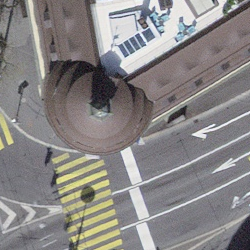
#> input picture imageViz/2665850_1211750.png, 250 x 250 px; its folder holds 4 pictures in this run
$ jupyter execute visualize.ipynb
#> lines starting #> are read from the running program, lines starting #| are printed output that depends on the picture
[cell 1]
#PLot 1*4 subplots
import matplotlib.pyplot as plt
import numpy as np
import cv2
import os

[cell 2]
pathimage = 'imageViz'

[cell 3]
images = os.listdir(pathimage)
images = [img for img in images if img.endswith('.png')]
images = sorted(images)
print(images)

[cell 4]
for i in range(4):
    plt.subplot(1, 4, i+1)
    img = cv2.imread(os.path.join(pathimage, images[i]))
#> img is the input picture: shape (250, 250, 3); mean B, G, R 133.1, 133.5, 136.5
    img = cv2.cvtColor(img, cv2.COLOR_BGR2RGB)
    plt.imshow(img)


    fig = plt.gcf()
    fig.set_size_inches(18, 18)

    plt.axis('off')

    if i < 3:
        plt.title('Keine Wartelinie'.format(i+1))
    else:
        plt.title('Wartelinie'.format(i+1))

plt.savefig(os.path.join(pathimage, 'imageViz.png'))
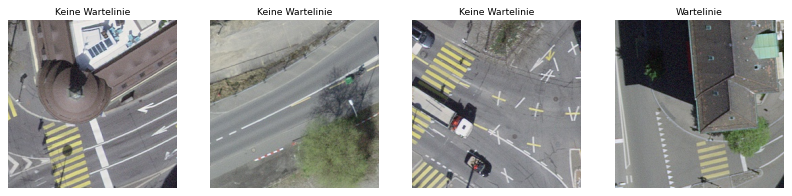
#> figure drawn by matplotlib, 4 panels
plt.show()
